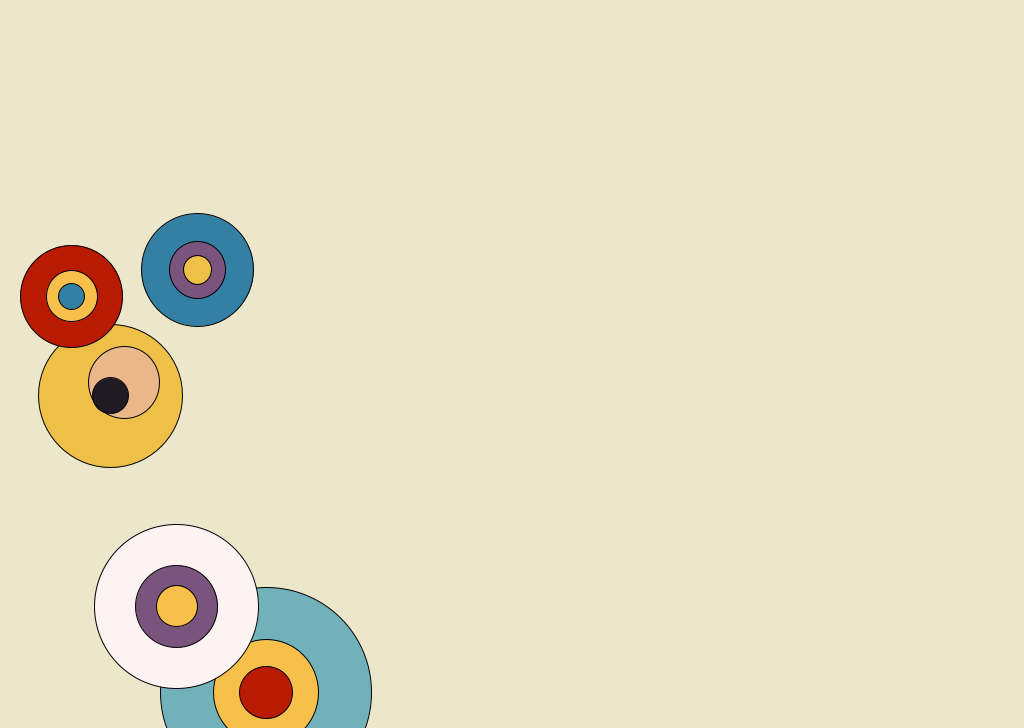
Frame 1 (no input)
Frame 60 (the mouse pressed at the canvas centre just before this capture): identical to frame 1, image omitted
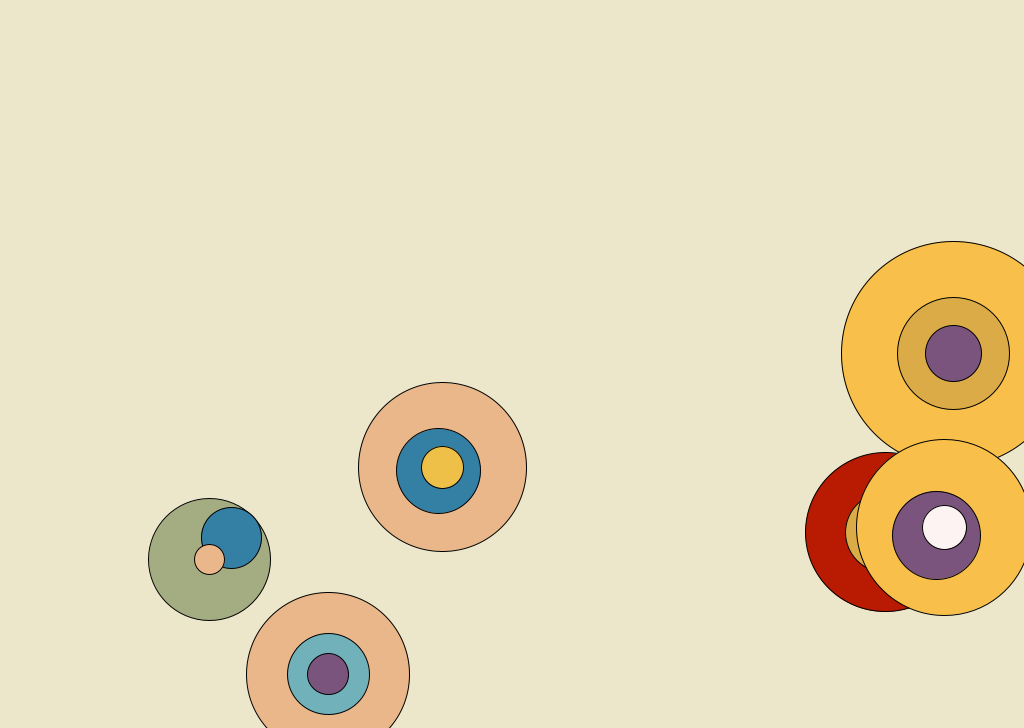
Frame 120 (the mouse held since frame 60 and released just before this capture)

The Processing sketch that drew these frames (run headless with seeded random() and noise(); from frame 60 on, the mouse is pressed at the canvas centre):

// Processing sketch: Kandisky_ejemplo_1
// ── Kandisky_ejemplo_1.pde
/*
Author: Sebastian G. Botasi <sgonzalez@bionimio.com.ar>
Date: 2011
Description: Prototype with aesthetic artworks Kandinsky.
Object Creation chromatic circles for configuring colors and creates concentrically.

*/
EllipsesCromatico[] p1;
int cantidad;

void setup() {

  size( 1024, 728);
  smooth();
  iniciar();
}

void draw() {

  background( #ece7ca );

  for ( int i=0; i<cantidad; i++ ) {
    p1[i].draw();
  }
}

void mousePressed() {

  iniciar();
}

void iniciar() {
  cantidad = int( random( 3, 7 ) );
  p1 = new EllipsesCromatico[ cantidad ];
  for ( int i=0; i<cantidad; i++ ) {
    p1[i] = new EllipsesCromatico();
    p1[i].transladar( (random(1) < 0.5) ? false : true );
  }
}





//----------------------




// ── EllipsesCromatico.pde
class EllipsesCromatico {

  float x, y;
  float radio;
  color r1, r2, r3;
  int[] aleatorio;
  int dividendo;
  boolean transladar;
  float valor;

  color[] rellenos = {
    #7b547d, #eec047, #71b1b9, #b81a02, #a4ad81, #3480a5, #eab78b, #201a22, #fef3f3, #d07251, #f8c04a, #dbab47
  };


  EllipsesCromatico() {
    iniciar( random(width), random(height) );
  }

  void iniciar( float _x, float _y ) {

    x = _x;
    y = _y;

    aleatorio = aleatoriosSinRepetir( rellenos.length  );
    dividendo = 1;

    r1 = rellenos[ aleatorio[0] ];
    r2 = rellenos[ aleatorio[1] ];
    r3 = rellenos[ aleatorio[2] ];

    radio = random( 100, 250 );
  }

  void transladar( boolean _transladar ) {

    if ( _transladar ) {
      valor = random( -30, 30);
    }
  }

  void draw() {
    pushMatrix();
    translate( x, y );

    stroke( 0 );
    fill( r1 );
    ellipse( 0, 0, radio, radio);



    translate( valor, -valor );

    stroke( 0 );
    fill( r2 );
    ellipse( 0, 0, radio/2, radio/2);

    translate( -valor, valor );

    stroke( 0 );
    fill( r3 );
    ellipse( 0, 0, radio/4, radio/4);

    popMatrix();
  }






  //funciones
  int[] aleatoriosSinRepetir(int cantidad_) {
    int[] myArray = new int[cantidad_];
    for (int i = 0; i < cantidad_; ++i) {
      int num = 0;
      boolean isUnique = false;
      while (!isUnique) {
        num = int(random(cantidad_));
        isUnique = true;
        for (int j = 0; j < i; ++j) {
          if (num==myArray[j]) {
            isUnique = false;
          }
        }
      }
      myArray[i] = num;
    }

    return myArray;
  }
}
